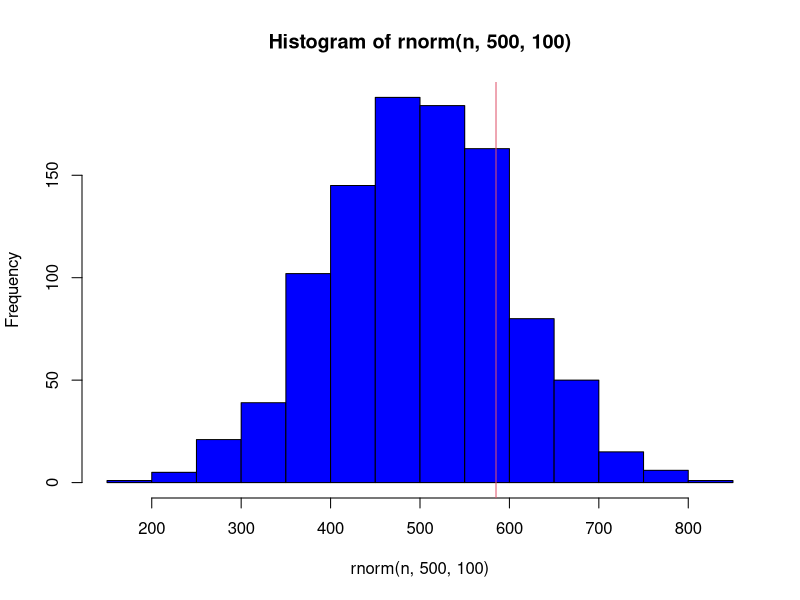
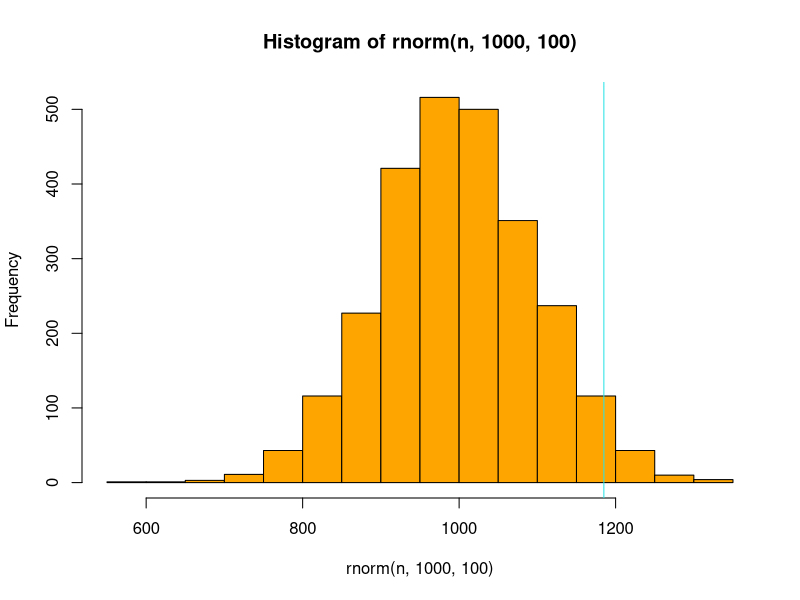

Reproduce these figures in R, in order.
#examen pt2
#majo

#media de 30 y una desviación estandar de 4 
pnorm(40, mean=30, sd=4, lower.tail=TRUE)
pnorm(2.5)

#para x=21
pnorm(21, mean=30, sd=4, lower.tail=TRUE)
pnorm(-2.25)

#P(30<x<35)
pnorm(0)
pnorm(1.25)
pnorm(35, mean=30, sd=4, lower.tail=TRUE) - pnorm(30, mean=30, sd=4, lower.tail=TRUE)

#ejercicio para examen 
#P(x<75)
pnorm(15)
pnorm(75, mean=45, sd=2, lower.tail=TRUE)

#P(x>13)
pnorm(-16)
pnorm(13, mean=45, sd=2, lower.tail=TRUE)

#P(60<x<82)
pnorm(7.5)
pnorm(18.5)
pnorm(60, mean=45, sd=2, lower.tail=TRUE) - pnorm(82, mean=45, sd=2, lower.tail=TRUE)

#genera la siguiente grafica 
n=1000
hist(rnorm(n, 500, 100), 20, col= "blue")
abline(v=585, col=2)

pnorm(585, mean=500, sd=100)*(100)

#interpretación 
#Timmy obtuvo una puntuación mejor que el 80.23% de los
#estudiantes que tomaron el examen y será admitido en esta
#universidad.

#ingreso a la benv 
n=2600
hist(rnorm(n, 1000, 100), 20, col= "orange")
abline(v=1185, col=45)

#solucion 
#¿es P(x<1185)>90%?
pnorm(1185, mean=1000, sd=100)*(100)
#la probabilidad de ser aceptado en la benv es muy alta 

#prueba de hipotesis 
set.seed(10)
x <- rnorm(100,10) # Creación de una variable aleatoria de media 10
Media <- 10
test <- t.test(x, mu=Media) # Comparación de la media muestral con la media
print(test)
#se rechaza a Ho
